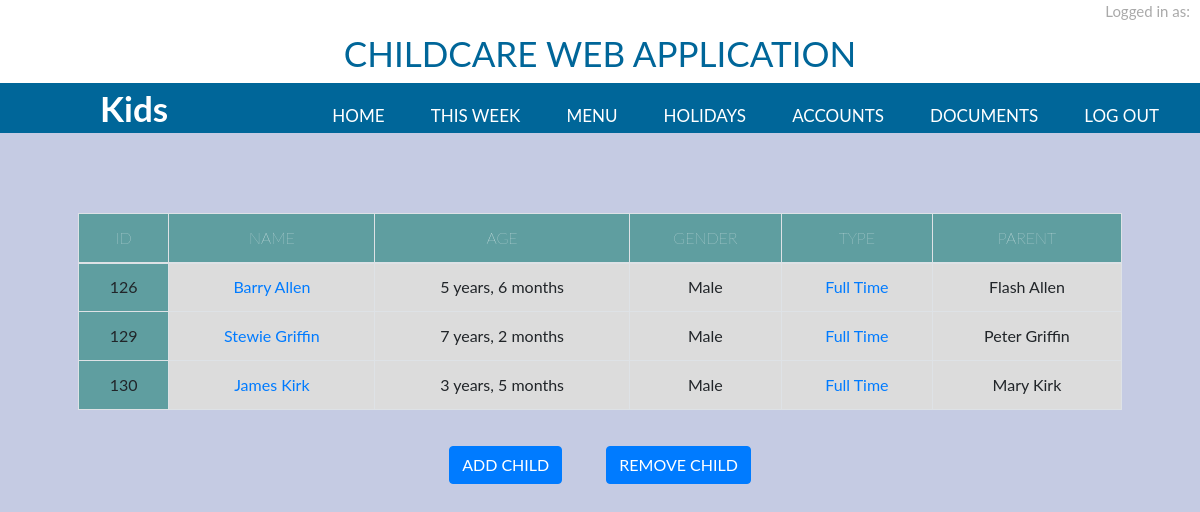
The app's page /kids with its own data.
### child/models.py (models this page shows, shortened)
class Child(models.Model):
    surname = models.CharField(max_length=64)
    firstname = models.CharField(max_length=64)
    parent = models.ForeignKey(Parent, null=True, blank=True, on_delete=models.CASCADE)
    dateofbirth = models.DateField() # "yyyy-mm-dd"
    childgender = models.CharField(max_length=10)
    maincontact = models.CharField(max_length=64)
    c1 = models.CharField(max_length=11)
    c2 = models.CharField(max_length=11)
    othercontact = models.CharField(max_length=64)
    c3 = models.CharField(max_length=11)
    childphoto = models.ImageField(upload_to='images/', default='images/no_boy_photo.png', max_length=100) # **options)
    active = models.BooleanField(default=False)
    address = models.CharField(max_length=1024)
    medical = models.CharField(max_length=100)
    dietry = models.CharField(max_length=100)
    mondaystart = models.TimeField(default='00:00')
    mondayfinish = models.TimeField(default='00:00')
    tuesdaystart = models.TimeField(default='00:00')
    tuesdayfinish = models.TimeField(default='00:00')
    wednesdaystart = models.TimeField(default='00:00')
    wednesdayfinish = models.TimeField(default='00:00')
    thursdaystart = models.TimeField(default='00:00')
    thursdayfinish = models.TimeField(default='00:00')
    fridaystart = models.TimeField(default='00:00')
    fridayfinish = models.TimeField(default='00:00')
    saturdaystart = models.TimeField(default='00:00')
    saturdayfinish = models.TimeField(default='00:00')
    totalHours = models.IntegerField(default=0)
    totalMins = models.IntegerField(default=0)
    daysperweek = models.IntegerField(default = 0)
    dayspermonth = models.IntegerField(default = 0)
    childtype = models.CharField(max_length=64)
    childtypefee = models.IntegerField(default=0)
    invoicesub = models.IntegerField(default = 0)
    finished =models.BooleanField(default=False)

class Parent(models.Model):
    surname = models.CharField(max_length=20)
    firstname = models.CharField(max_length=20)
    relation = models.CharField(max_length=20)
    mainNumber = models.CharField(max_length=11)
    altNumber = models.CharField(max_length=11)
    otherNumber = models.CharField(max_length=11)
    finished = models.BooleanField(default=False)
    class Meta:
        db_table = "Parent"

### child/views.py (the view)
# urls.py: path('kids', views.kids, name = 'kids'),
def kids(request):
    kids = Child.objects.all()
    parents = Parent.objects.all()
    for child in kids:
        if not child.finished:
            child.delete()
    for parent in parents:
        if not parent.finished:
            parent.delete()
    context = {
        "kids": Child.objects.all()
    }
    return render(request, 'Kids/kids.html', context)

### templates/Kids/kids.html (shortened to what this page needs)
{% extends "main_layout.html" %}
{% block page %}
    Kids
{% endblock %}
{% block menuoptions%}
    <li class="nav-item"><a class="nav-link" href="/main">Home</a></li>
    <li class="nav-item"><a class="nav-link" href="/thisWeek">This Week</a></li>
    <li class="nav-item"><a class="nav-link" href="/menu">Menu</a></li>
    <li class="nav-item"><a class="nav-link" href="/holidays">Holidays</a></li>
    <li class="nav-item"><a class="nav-link" href="/accounts">Accounts</a></li>
    <li class="nav-item"><a class="nav-link" href="/paperwork">Documents</a></li>
    <li class="nav-item"><a class="nav-link" href="{% url 'logout' %}">Log Out</a></li>
{% endblock %}
{% block content %}
<br>
<form action="{% url 'addChild' %}" method="post">
    <table class="table table-bordered">
        <thead>
            <tr>
                <th scope="col">ID</th>
                <th scope="col">NAME</th>
                <th scope="col">AGE</th>
                <th scope="col">GENDER</th>
                <th scope="col">TYPE</th>
                <th scope="col">PARENT</th>
            </tr>
        </thead>
        <tbody>
            <tr>
                {% for kid in kids %}
                {% if kid.active %}
                <tr>
                    <td id="idcolumn">{{ kid.id }}</td>
                    <td><a href="{% url 'childview' %}?name={{kid.id}}"> {{ kid.firstname }} {{ kid.surname }}</a></td>
                    <td>{{ kid.dateofbirth|timesince }}</td>
                    <td>{{ kid.childgender }}</td>
                    <td><a href="{% url 'childview' %}?name={{kid.id}}" class="tablinks"  onclick="openContent(event, 'Main');"> {{ kid.childtype }}  </a></td>
                    <td>{{ kid.parent.firstname }} {{ kid.parent.surname }}</td>
                </tr>
                {% endif %}
                {% endfor %}
            </tr>
        </tbody>
    </table>
    <p align ="center">
        <button class="btn btn-primary" type="submit" name = "addChild" value = "Add" style ="margin:20px;">ADD CHILD</button>
        <button class="btn btn-primary" type="submit" name = "removeChild" value = "Remove" style ="margin:20px;">REMOVE CHILD</button>
    </p>
</form>
    {% endblock %}

### static/main_layout.css (style rules this page uses)
body { background-color: #c5cbe3; font-family: montserrat; }
* { padding: 0; margin: 0; text-decoration: none; list-style: none; box-sizing: border-box; }
nav ul li { display: inline-block; line-height: 50px; margin: 0 5px; }
nav ul li a { color: white; font-size:17px; padding: 7px 13px; border-radius: 3px; text-transform: uppercase; }
table, thead, tr, tbody, th, td { text-align: center; vertical-align: center; }
th { color: white; font-weight: lighter; background-color: cadetblue; }
thead { position:sticky; top:0; }
tbody { background: gainsboro; }
#idcolumn { background-color:cadetblue; }

### static/verticaltabs.css (style rules this page uses)
* { box-sizing: border-box }
body { font-family: "Lato", sans-serif; }

### records on screen
Child: id "126", firstname "Barry", surname "Allen", dateofbirth "5 years, 6 months", childgender "Male", childtype "Full Time", parent.firstname "Flash", parent.surname "Allen"
Child: id "129", firstname "Stewie", surname "Griffin", dateofbirth "7 years, 2 months", childgender "Male", childtype "Full Time", parent.firstname "Peter", parent.surname "Griffin"
Child: id "130", firstname "James", surname "Kirk", dateofbirth "3 years, 5 months", childgender "Male", childtype "Full Time", parent.firstname "Mary", parent.surname "Kirk"
